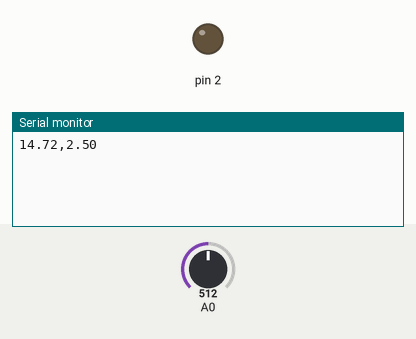
Recording of a sketch running on a simulated Arduino Uno, built with avr-gcc and run on an emulated ATmega328P. On the bench: output pins drawn as LEDs (lit = HIGH), the last lines printed to the serial monitor. The test bench sets the inputs (shaded band); at power-on: A0 = 512.

Above: at 0.01 s.
4.3 s: A0 set to 363
At 5.3 s:
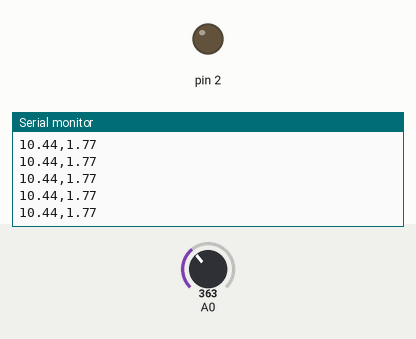
7.3 s: A0 set to 332
At 8.2 s:
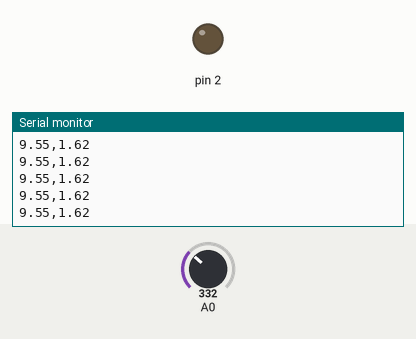
Timing chart, 0 to 10.3 s (numbered marks = the images above; inputs shaded):
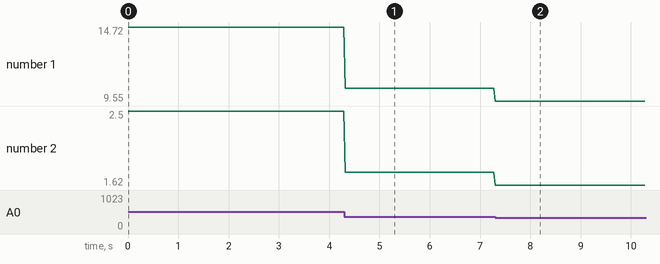

The sketch:

V_I_monitor.ino
```cpp
//code to measure the voltage and current at the same time.
//0.31 A
//0.61 V
void setup() {
  // put your setup code here, to run once:
  Serial.begin(9600);
}

void allOpenDrain(){
  pinMode(A0,INPUT);
  pinMode(2, INPUT);
}

float readOpenVoltage(){
  allOpenDrain();
  delay(5);//allow some time for physics to happen
  return (float)(analogRead(A0) * (5.0 / 1023.0));
}

float readShortCurrent(){
  allOpenDrain();
  digitalWrite(2, LOW);
  pinMode(2, OUTPUT);
  delay(5);//allow some time for physics to happen
  float voltage = (analogRead(A0) * (5.0 / 1023.0));
  return (float)(voltage/0.17);
//six parallel one omh resistors per solar panel, 0.17 ohms
  allOpenDrain();
}

void loop() {
  Serial.print(readShortCurrent());
  Serial.print(",");
  Serial.print(readOpenVoltage());
  Serial.print("\n");
  delay(20);
}
```

Measured:
- after the input at 4.3 s, the serial monitor: prints a new line at once (image 1)
- after the input at 7.3 s, the serial monitor: prints a new line at once (image 2)
- plotted number 1: 14.72 → 10.44 after the input at 4.3 s, 10.44 → 9.55 after the input at 7.3 s
- plotted number 2: 2.5 → 1.77 after the input at 4.3 s, 1.77 → 1.62 after the input at 7.3 s
